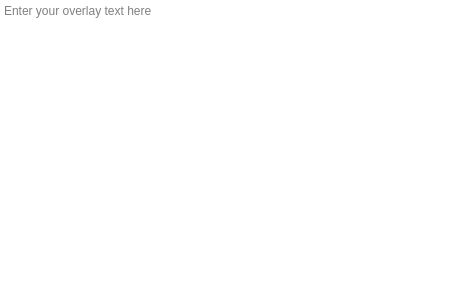
<?xml version="1.0" encoding="UTF-8"?>
<ui version="4.0">
 <class>OverlayDialog</class>
 <widget class="QWidget" name="OverlayDialog">
  <property name="geometry">
   <rect>
    <x>0</x>
    <y>0</y>
    <width>458</width>
    <height>289</height>
   </rect>
  </property>
  <property name="focusPolicy">
   <enum>Qt::ClickFocus</enum>
  </property>
  <property name="windowTitle">
   <string>Dialog</string>
  </property>
  <layout class="QVBoxLayout" name="verticalLayout">
   <property name="spacing">
    <number>9</number>
   </property>
   <property name="leftMargin">
    <number>0</number>
   </property>
   <property name="topMargin">
    <number>0</number>
   </property>
   <property name="rightMargin">
    <number>0</number>
   </property>
   <property name="bottomMargin">
    <number>0</number>
   </property>
   <item>
    <widget class="QPlainTextEdit" name="plainTextEdit">
     <property name="sizePolicy">
      <sizepolicy hsizetype="Expanding" vsizetype="Expanding">
       <horstretch>0</horstretch>
       <verstretch>0</verstretch>
      </sizepolicy>
     </property>
     <property name="frameShape">
      <enum>QFrame::NoFrame</enum>
     </property>
     <property name="lineWrapMode">
      <enum>QPlainTextEdit::NoWrap</enum>
     </property>
     <property name="tabStopWidth">
      <number>15</number>
     </property>
     <property name="placeholderText">
      <string>Enter your overlay text here</string>
     </property>
    </widget>
   </item>
  </layout>
 </widget>
 <resources/>
 <connections/>
</ui>
